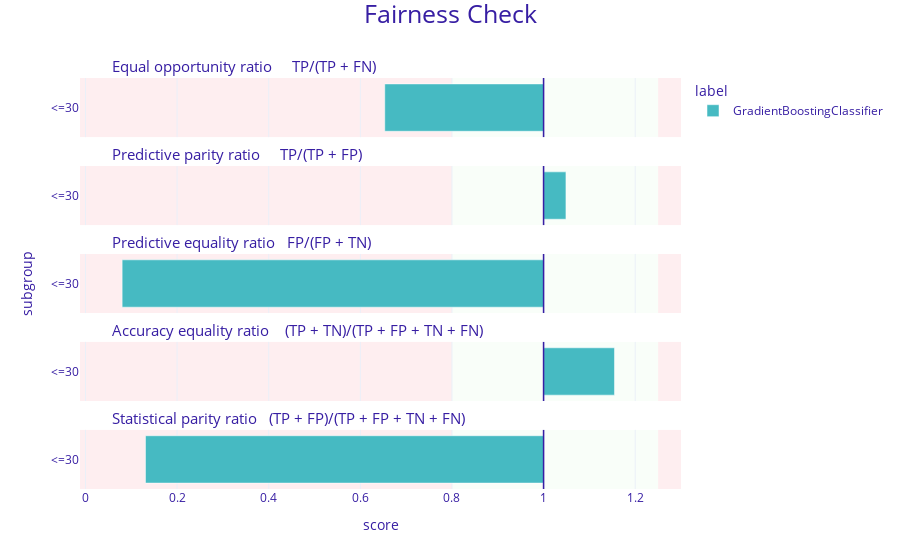

Notebook code cell kept with this figure:
### Code cell
show_fairness(bex)

### Figure 1 — Plotly figure (JSON) as saved in the notebook; plotly's stock layout.template omitted (floating-point values rounded to 4 significant figures)
{"data": [{"alignmentgroup": "True", "customdata": [["<=30", 0.653, "GradientBoostingClassifier"]], "hovertemplate": "<b>%{customdata[2]}</b><br>Subgroup: %{customdata[0]}<br>Score: %{customdata[1]}<br><extra></extra>", "legendgroup": "GradientBoostingClassifier", "marker": {"color": "#46bac2", "pattern": {"shape": ""}}, "name": "GradientBoostingClassifier", "offsetgroup": "GradientBoostingClassifier", "orientation": "h", "showlegend": true, "textposition": "auto", "type": "bar", "x": [-0.3467], "xaxis": "x5", "y": [0.5], "yaxis": "y5"}, {"alignmentgroup": "True", "customdata": [["<=30", 1.049, "GradientBoostingClassifier"]], "hovertemplate": "<b>%{customdata[2]}</b><br>Subgroup: %{customdata[0]}<br>Score: %{customdata[1]}<br><extra></extra>", "legendgroup": "GradientBoostingClassifier", "marker": {"color": "#46bac2", "pattern": {"shape": ""}}, "name": "GradientBoostingClassifier", "offsetgroup": "GradientBoostingClassifier", "orientation": "h", "showlegend": false, "textposition": "auto", "type": "bar", "x": [0.04881], "xaxis": "x4", "y": [0.5], "yaxis": "y4"}, {"alignmentgroup": "True", "customdata": [["<=30", 0.08, "GradientBoostingClassifier"]], "hovertemplate": "<b>%{customdata[2]}</b><br>Subgroup: %{customdata[0]}<br>Score: %{customdata[1]}<br><extra></extra>", "legendgroup": "GradientBoostingClassifier", "marker": {"color": "#46bac2", "pattern": {"shape": ""}}, "name": "GradientBoostingClassifier", "offsetgroup": "GradientBoostingClassifier", "orientation": "h", "showlegend": false, "textposition": "auto", "type": "bar", "x": [-0.92], "xaxis": "x3", "y": [0.5], "yaxis": "y3"}, {"alignmentgroup": "True", "customdata": [["<=30", 1.155, "GradientBoostingClassifier"]], "hovertemplate": "<b>%{customdata[2]}</b><br>Subgroup: %{customdata[0]}<br>Score: %{customdata[1]}<br><extra></extra>", "legendgroup": "GradientBoostingClassifier", "marker": {"color": "#46bac2", "pattern": {"shape": ""}}, "name": "GradientBoostingClassifier", "offsetgroup": "GradientBoostingClassifier", "orientation": "h", "showlegend": false, "textposition": "auto", "type": "bar", "x": [0.1548], "xaxis": "x2", "y": [0.5], "yaxis": "y2"}, {"alignmentgroup": "True", "customdata": [["<=30", 0.131, "GradientBoostingClassifier"]], "hovertemplate": "<b>%{customdata[2]}</b><br>Subgroup: %{customdata[0]}<br>Score: %{customdata[1]}<br><extra></extra>", "legendgroup": "GradientBoostingClassifier", "marker": {"color": "#46bac2", "pattern": {"shape": ""}}, "name": "GradientBoostingClassifier", "offsetgroup": "GradientBoostingClassifier", "orientation": "h", "showlegend": false, "textposition": "auto", "type": "bar", "x": [-0.869], "xaxis": "x", "y": [0.5], "yaxis": "y"}], "layout": {"annotations": [{"font": {"size": 15}, "showarrow": false, "text": "Statistical parity ratio   (TP + FP)/(TP + FP + TN + FN)", "x": 0.05, "xanchor": "left", "xref": "paper", "y": 0.144, "yanchor": "bottom", "yref": "paper"}, {"font": {"size": 15}, "showarrow": false, "text": "Accuracy equality ratio    (TP + TN)/(TP + FP + TN + FN)", "x": 0.05, "xanchor": "left", "xref": "paper", "y": 0.358, "yanchor": "bottom", "yref": "paper"}, {"font": {"size": 15}, "showarrow": false, "text": "Predictive equality ratio   FP/(FP + TN)", "x": 0.05, "xanchor": "left", "xref": "paper", "y": 0.572, "yanchor": "bottom", "yref": "paper"}, {"font": {"size": 15}, "showarrow": false, "text": "Predictive parity ratio     TP/(TP + FP)", "x": 0.05, "xanchor": "left", "xref": "paper", "y": 0.786, "yanchor": "bottom", "yref": "paper"}, {"font": {"size": 15}, "showarrow": false, "text": "Equal opportunity ratio     TP/(TP + FN)", "x": 0.05, "xanchor": "left", "xref": "paper", "y": 1, "yanchor": "bottom", "yref": "paper"}], "autosize": true, "barmode": "group", "font": {"color": "#371ea3"}, "legend": {"title": {"text": "label"}, "tracegroupgap": 0}, "margin": {"b": 71, "r": 30, "t": 78}, "shapes": [{"fillcolor": "#f05a71", "layer": "below", "line": {"width": 0}, "opacity": 0.1, "type": "rect", "x0": 0.25, "x1": 0.3, "xref": "x", "y0": 0, "y1": 1, "yref": "y"}, {"fillcolor": "#f05a71", "layer": "below", "line": {"width": 0}, "opacity": 0.1, "type": "rect", "x0": -1.012, "x1": -0.2, "xref": "x", "y0": 0, "y1": 1, "yref": "y"}, {"fillcolor": "#c7f5bf", "layer": "below", "line": {"width": 0}, "opacity": 0.1, "type": "rect", "x0": -0.2, "x1": 0.25, "xref": "x", "y0": 0, "y1": 1, "yref": "y"}, {"line": {"color": "#371ea3", "width": 1.5}, "type": "line", "x0": 0, "x1": 0, "xref": "x", "y0": 0, "y1": 1, "yref": "y"}, {"fillcolor": "#f05a71", "layer": "below", "line": {"width": 0}, "opacity": 0.1, "type": "rect", "x0": 0.25, "x1": 0.3, "xref": "x", "y0": 0, "y1": 1, "yref": "y2"}, {"fillcolor": "#f05a71", "layer": "below", "line": {"width": 0}, "opacity": 0.1, "type": "rect", "x0": -1.012, "x1": -0.2, "xref": "x", "y0": 0, "y1": 1, "yref": "y2"}, {"fillcolor": "#c7f5bf", "layer": "below", "line": {"width": 0}, "opacity": 0.1, "type": "rect", "x0": -0.2, "x1": 0.25, "xref": "x", "y0": 0, "y1": 1, "yref": "y2"}, {"line": {"color": "#371ea3", "width": 1.5}, "type": "line", "x0": 0, "x1": 0, "xref": "x", "y0": 0, "y1": 1, "yref": "y2"}, {"fillcolor": "#f05a71", "layer": "below", "line": {"width": 0}, "opacity": 0.1, "type": "rect", "x0": 0.25, "x1": 0.3, "xref": "x", "y0": 0, "y1": 1, "yref": "y3"}, {"fillcolor": "#f05a71", "layer": "below", "line": {"width": 0}, "opacity": 0.1, "type": "rect", "x0": -1.012, "x1": -0.2, "xref": "x", "y0": 0, "y1": 1, "yref": "y3"}, {"fillcolor": "#c7f5bf", "layer": "below", "line": {"width": 0}, "opacity": 0.1, "type": "rect", "x0": -0.2, "x1": 0.25, "xref": "x", "y0": 0, "y1": 1, "yref": "y3"}, {"line": {"color": "#371ea3", "width": 1.5}, "type": "line", "x0": 0, "x1": 0, "xref": "x", "y0": 0, "y1": 1, "yref": "y3"}, {"fillcolor": "#f05a71", "layer": "below", "line": {"width": 0}, "opacity": 0.1, "type": "rect", "x0": 0.25, "x1": 0.3, "xref": "x", "y0": 0, "y1": 1, "yref": "y4"}, {"fillcolor": "#f05a71", "layer": "below", "line": {"width": 0}, "opacity": 0.1, "type": "rect", "x0": -1.012, "x1": -0.2, "xref": "x", "y0": 0, "y1": 1, "yref": "y4"}, {"fillcolor": "#c7f5bf", "layer": "below", "line": {"width": 0}, "opacity": 0.1, "type": "rect", "x0": -0.2, "x1": 0.25, "xref": "x", "y0": 0, "y1": 1, "yref": "y4"}, {"line": {"color": "#371ea3", "width": 1.5}, "type": "line", "x0": 0, "x1": 0, "xref": "x", "y0": 0, "y1": 1, "yref": "y4"}, {"fillcolor": "#f05a71", "layer": "below", "line": {"width": 0}, "opacity": 0.1, "type": "rect", "x0": 0.25, "x1": 0.3, "xref": "x", "y0": 0, "y1": 1, "yref": "y5"}, {"fillcolor": "#f05a71", "layer": "below", "line": {"width": 0}, "opacity": 0.1, "type": "rect", "x0": -1.012, "x1": -0.2, "xref": "x", "y0": 0, "y1": 1, "yref": "y5"}, {"fillcolor": "#c7f5bf", "layer": "below", "line": {"width": 0}, "opacity": 0.1, "type": "rect", "x0": -0.2, "x1": 0.25, "xref": "x", "y0": 0, "y1": 1, "yref": "y5"}, {"line": {"color": "#371ea3", "width": 1.5}, "type": "line", "x0": 0, "x1": 0, "xref": "x", "y0": 0, "y1": 1, "yref": "y5"}], "title": {"font": {"size": 25}, "text": "Fairness Check", "x": 0.5, "y": 0.99}, "xaxis": {"anchor": "y", "domain": [0, 1], "range": [-1.012, 0.3], "ticktext": [-0.2, 0, 0.2, 0.4, 0.6, 0.8, 1, 1.2, 1], "tickvals": [-1.2, -1, -0.8, -0.6, -0.4, -0.2, 0, 0.2, 0], "title": {"text": "score"}, "type": "linear"}, "xaxis2": {"anchor": "y2", "domain": [0, 1], "matches": "x", "range": [-1.012, 0.3], "showticklabels": false, "ticktext": [-0.2, 0, 0.2, 0.4, 0.6, 0.8, 1, 1.2, 1], "tickvals": [-1.2, -1, -0.8, -0.6, -0.4, -0.2, 0, 0.2, 0], "type": "linear"}, "xaxis3": {"anchor": "y3", "domain": [0, 1], "matches": "x", "range": [-1.012, 0.3], "showticklabels": false, "ticktext": [-0.2, 0, 0.2, 0.4, 0.6, 0.8, 1, 1.2, 1], "tickvals": [-1.2, -1, -0.8, -0.6, -0.4, -0.2, 0, 0.2, 0], "type": "linear"}, "xaxis4": {"anchor": "y4", "domain": [0, 1], "matches": "x", "range": [-1.012, 0.3], "showticklabels": false, "ticktext": [-0.2, 0, 0.2, 0.4, 0.6, 0.8, 1, 1.2, 1], "tickvals": [-1.2, -1, -0.8, -0.6, -0.4, -0.2, 0, 0.2, 0], "type": "linear"}, "xaxis5": {"anchor": "y5", "domain": [0, 1], "matches": "x", "range": [-1.012, 0.3], "showticklabels": false, "ticktext": [-0.2, 0, 0.2, 0.4, 0.6, 0.8, 1, 1.2, 1], "tickvals": [-1.2, -1, -0.8, -0.6, -0.4, -0.2, 0, 0.2, 0], "type": "linear"}, "yaxis": {"anchor": "x", "domain": [0, 0.144], "range": [0, 1], "showgrid": false, "ticktext": ["<=30"], "tickvals": [0.5], "title": {"text": ""}, "type": "linear", "zeroline": false}, "yaxis2": {"anchor": "x2", "domain": [0.214, 0.358], "matches": "y", "range": [0, 1], "showgrid": false, "ticktext": ["<=30"], "tickvals": [0.5], "title": {"text": ""}, "type": "linear", "zeroline": false}, "yaxis3": {"anchor": "x3", "domain": [0.428, 0.572], "matches": "y", "range": [0, 1], "showgrid": false, "ticktext": ["<=30"], "tickvals": [0.5], "title": {"text": "subgroup"}, "type": "linear", "zeroline": false}, "yaxis4": {"anchor": "x4", "domain": [0.642, 0.786], "matches": "y", "range": [0, 1], "showgrid": false, "ticktext": ["<=30"], "tickvals": [0.5], "title": {"text": ""}, "type": "linear", "zeroline": false}, "yaxis5": {"anchor": "x5", "domain": [0.856, 1], "matches": "y", "range": [0, 1], "showgrid": false, "ticktext": ["<=30"], "tickvals": [0.5], "title": {"text": ""}, "type": "linear", "zeroline": false}}}
